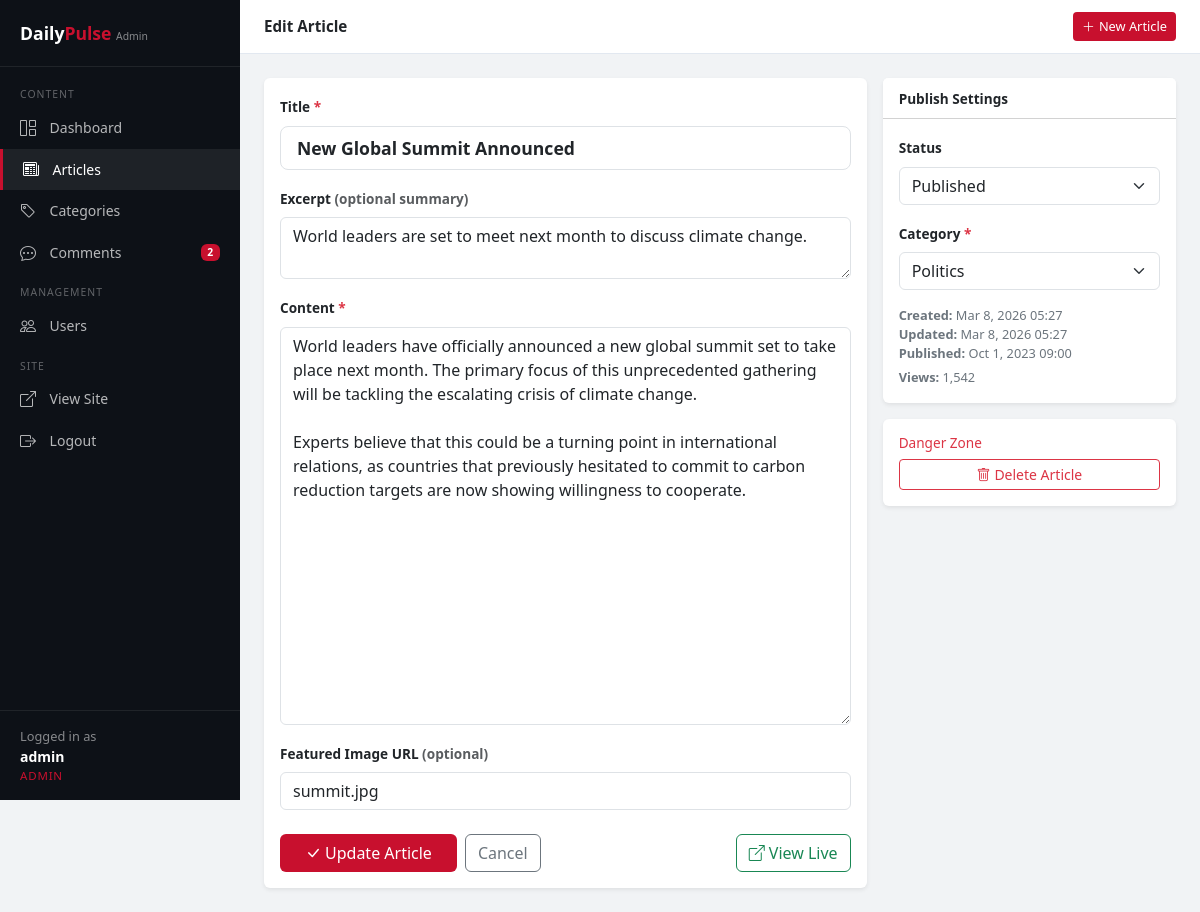
Page /admin/article_edit.php?id=1 (signed in) on the earlier database version.
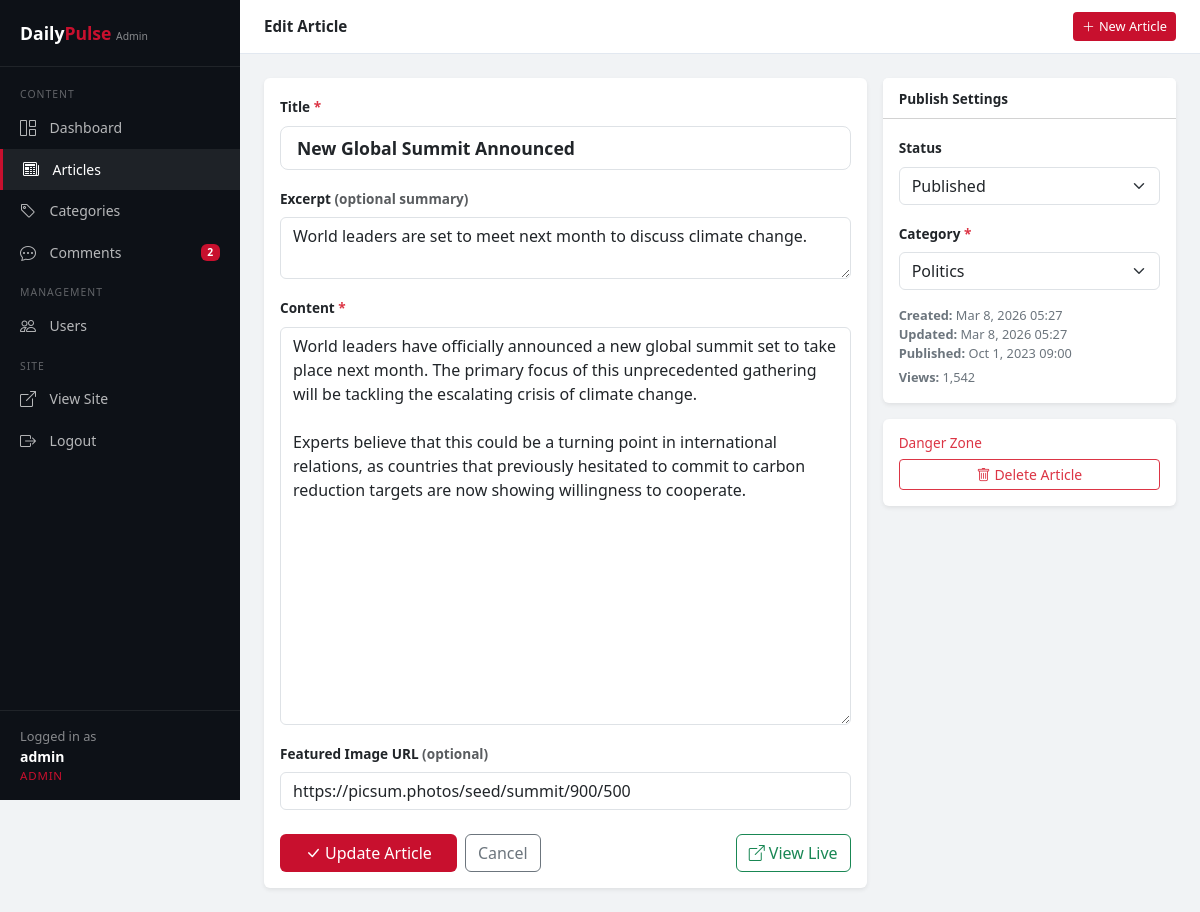
Same page on the later database version.
### tables this page shows
CREATE TABLE `articles` (
    `id` INT UNSIGNED AUTO_INCREMENT PRIMARY KEY,
    `title` VARCHAR(255) NOT NULL,
    `slug` VARCHAR(255) NOT NULL UNIQUE,
    `excerpt` TEXT,
    `content` LONGTEXT NOT NULL,
    `image_url` VARCHAR(255),
    `author_id` INT UNSIGNED NOT NULL,
    `category_id` INT UNSIGNED NOT NULL,
    `status` ENUM('draft', 'published', 'archived') NOT NULL DEFAULT 'draft',
    `views` INT UNSIGNED NOT NULL DEFAULT 0,
    `published_at` TIMESTAMP NULL DEFAULT NULL,
    `created_at` TIMESTAMP DEFAULT CURRENT_TIMESTAMP,
    `updated_at` TIMESTAMP DEFAULT CURRENT_TIMESTAMP ON UPDATE CURRENT_TIMESTAMP,
    CONSTRAINT `fk_article_author` FOREIGN KEY (`author_id`) REFERENCES `users` (`id`) ON DELETE RESTRICT ON UPDATE CASCADE,
    CONSTRAINT `fk_article_category` FOREIGN KEY (`category_id`) REFERENCES `categories` (`id`) ON DELETE RESTRICT ON UPDATE CASCADE,
    INDEX `idx_article_slug` (`slug`),
    INDEX `idx_articles_status` (`status`),
    INDEX `idx_articles_author` (`author_id`),
    INDEX `idx_articles_category` (`category_id`)
);

CREATE TABLE `categories` (
    `id` INT UNSIGNED AUTO_INCREMENT PRIMARY KEY,
    `name` VARCHAR(100) NOT NULL,
    `slug` VARCHAR(100) NOT NULL UNIQUE,
    `description` TEXT,
    `created_at` TIMESTAMP DEFAULT CURRENT_TIMESTAMP,
    INDEX `idx_category_slug` (`slug`)
);

### src/includes/functions.php (called while the page is built, shortened)
<?php
function h(string $s): string {
    return htmlspecialchars($s, ENT_QUOTES | ENT_SUBSTITUTE, 'UTF-8');
}
function format_date(string $datetime, string $format = 'M j, Y'): string {
    return date($format, strtotime($datetime));
}
function get_article_by_id(int $id): ?array {
    $db = get_db();
    $stmt = $db->prepare(
        'SELECT a.*, c.name AS category_name, u.username AS author_name
         FROM articles a
         JOIN categories c ON a.category_id = c.id
         JOIN users u ON a.author_id = u.id
         WHERE a.id = ? LIMIT 1'
    );
    $stmt->execute([$id]);
    $article = $stmt->fetch();
    return $article ?: null;
}
function get_all_categories(): array {
    $db = get_db();
    $stmt = $db->query(
        'SELECT c.*, COUNT(a.id) AS article_count
         FROM categories c
         LEFT JOIN articles a ON c.id = a.category_id AND a.status = "published"
         GROUP BY c.id
         ORDER BY c.name'
    );
    return $stmt->fetchAll();
}

### src/admin/article_edit.php (the view, shortened to what the changed rows need)
<?php
require_once __DIR__ . '/../includes/functions.php';
$id      = isset($_GET['id']) ? (int) $_GET['id'] : 0;
$article = $id ? get_article_by_id($id) : null;
$is_edit = $article !== null;
$categories = get_all_categories();
$values = $is_edit && empty($_POST) ? $article : $_POST;
require __DIR__ . '/admin_header.php';
?>
<div class="row g-3">
    <div class="col-lg-8">
        <div class="card border-0 shadow-sm">
            <div class="card-body">
                <form method="POST" id="articleForm">
                    <div class="mb-3">
                        <label class="form-label fw-semibold" style="font-size:.85rem;">Title <span class="text-danger">*</span></label>
                        <input type="text" name="title" class="form-control form-control-lg" style="font-size:1.1rem;font-weight:600;"
                               value="<?= h($values['title'] ?? '') ?>" placeholder="Article headline…" required>
                    </div>
                    <div class="mb-3">
                        <label class="form-label fw-semibold" style="font-size:.85rem;">Excerpt <span class="text-muted">(optional summary)</span></label>
                        <textarea name="excerpt" class="form-control" rows="2" placeholder="Short summary for article cards and SEO…"><?= h($values['excerpt'] ?? '') ?></textarea>
                    </div>
                    <div class="mb-3">
                        <label class="form-label fw-semibold" style="font-size:.85rem;">Content <span class="text-danger">*</span></label>
                        <textarea name="content" class="form-control" rows="16" placeholder="Write the full article content here…" required><?= h($values['content'] ?? '') ?></textarea>
                    </div>
                    <div class="mb-3">
                        <label class="form-label fw-semibold" style="font-size:.85rem;">Featured Image URL <span class="text-muted">(optional)</span></label>
                        <input type="url" name="image_url" class="form-control" value="<?= h($values['image_url'] ?? '') ?>"
                               placeholder="https://example.com/image.jpg">
                    </div>
                </form>
            </div>
        </div>
    </div>
    <div class="col-lg-4">
        <div class="card border-0 shadow-sm mb-3">
            <div class="card-body">
                <div class="mb-3">
                    <label class="form-label fw-semibold" style="font-size:.85rem;">Status</label>
                    <select name="status" form="articleForm" class="form-select">
                        <option value="published" <?= ($values['status'] ?? '') === 'published' ? 'selected' : '' ?>>Published</option>
                    </select>
                </div>
                <div class="mb-3">
                    <label class="form-label fw-semibold" style="font-size:.85rem;">Category <span class="text-danger">*</span></label>
                    <select name="category_id" form="articleForm" class="form-select" required>
                        <?php foreach ($categories as $cat): ?>
                        <option value="<?= $cat['id'] ?>" <?= ((int)($values['category_id'] ?? 0)) === (int)$cat['id'] ? 'selected' : '' ?>>
                            <?= h($cat['name']) ?>
                        </option>
                        <?php endforeach; ?>
                    </select>
                </div>
                <?php if ($is_edit): ?>
                <div style="font-size:.8rem;color:#6c757d;">
                    <div><strong>Created:</strong> <?= format_date($article['created_at'], 'M j, Y H:i') ?></div>
                    <div><strong>Updated:</strong> <?= format_date($article['updated_at'], 'M j, Y H:i') ?></div>
                    <?php if ($article['published_at']): ?>
                    <div><strong>Published:</strong> <?= format_date($article['published_at'], 'M j, Y H:i') ?></div>
                    <?php endif; ?>
                    <div class="mt-1"><strong>Views:</strong> <?= number_format($article['views']) ?></div>
                </div>
                <?php endif; ?>
            </div>
        </div>
    </div>
</div>
<?php require __DIR__ . '/admin_footer.php'; ?>

Differences in the rows shown:
changed articles "New Global Summit Announced": image_url "summit.jpg" → "https://picsum.photos/seed/summit/900/500"
